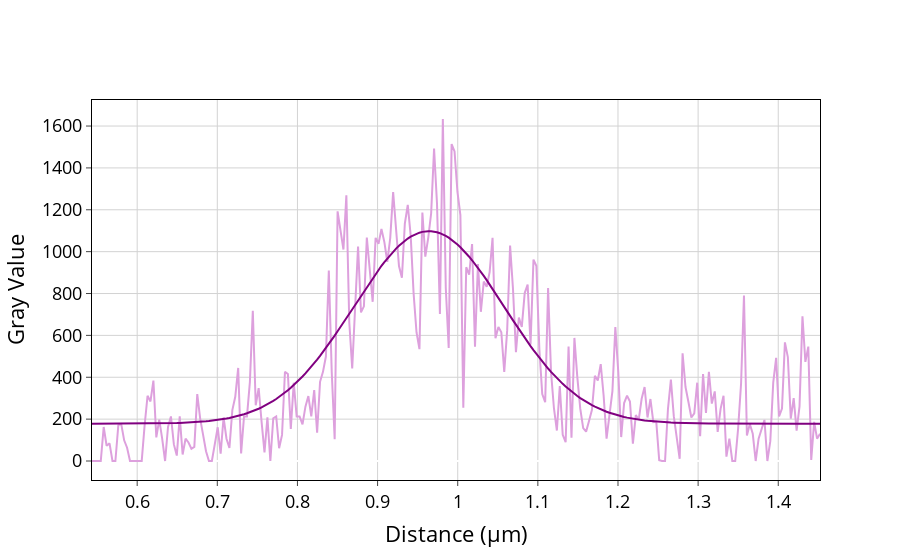

Source (notebook cell):
### Markdown cell above
# caso 4

### Code cell
skiprows4 = 150
maxrows4 = 250

data4 = np.array(read(f'dati_verde_olio2.txt', skiprows4, maxrows4))
popt4, pcov4 = plottiamo_plotly(data4)  # scegliere plotly o pyplot
FWHM(popt4)

### Figure 1 — Plotly figure (JSON) as saved in the notebook; plotly's stock layout.template omitted (floating-point values rounded to 4 significant figures; data arrays with more than 128 entries replaced by an {"elided": "..."} marker saying what was removed)
{"data": [{"hoverinfo": "skip", "line": {"color": "plum"}, "mode": "lines", "showlegend": false, "type": "scatter", "x": {"elided": "250 float values"}, "y": {"elided": "250 float values"}}, {"marker": {"color": "purple"}, "mode": "lines", "showlegend": false, "type": "scatter", "x": {"elided": "250 float values"}, "y": {"elided": "250 float values"}}], "layout": {"font": {"color": "Black", "size": 18}, "plot_bgcolor": "white", "xaxis": {"gridcolor": "lightgrey", "linecolor": "black", "mirror": true, "showline": true, "ticks": "outside", "title": {"text": "Distance (μm)"}}, "yaxis": {"gridcolor": "lightgrey", "linecolor": "black", "mirror": true, "showline": true, "ticks": "outside", "title": {"text": "Gray Value"}}}}
